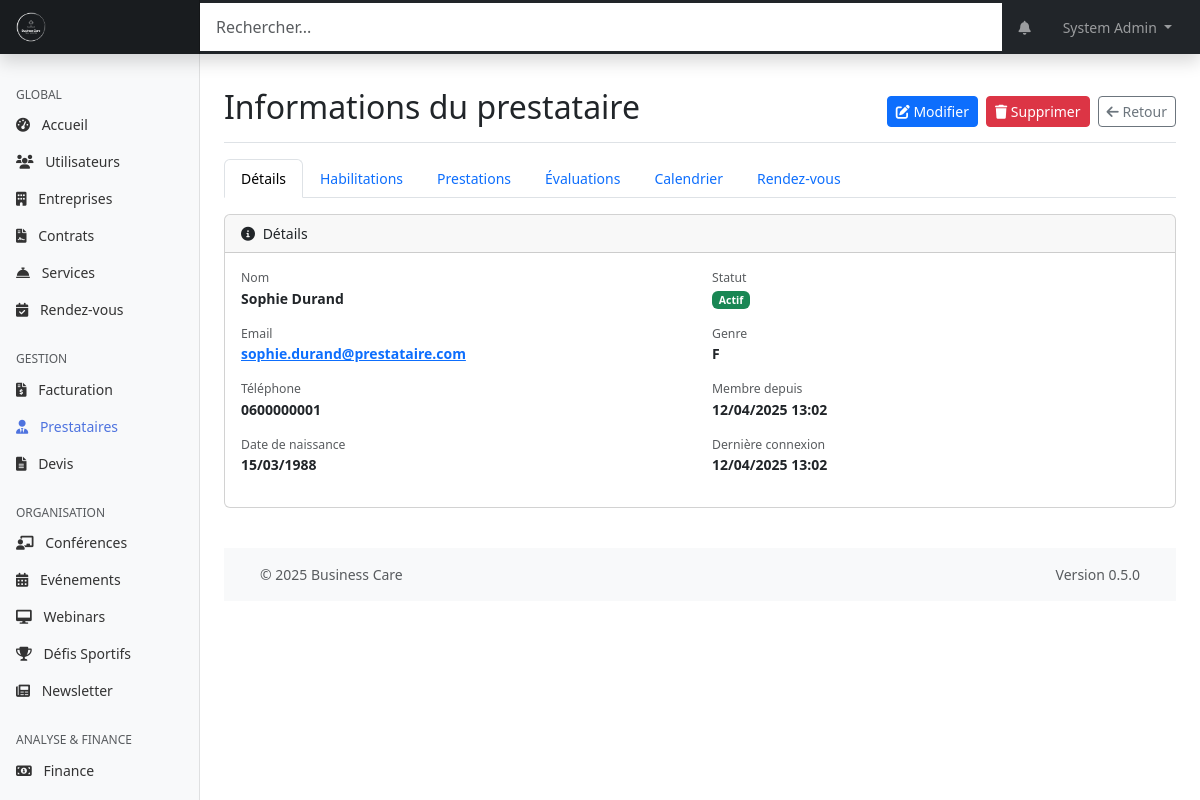
The page /web-admin/modules/providers/view.php?id=6 (signed in) on the database its author committed.
### tables this page shows
CREATE TABLE personnes (
    id INT PRIMARY KEY AUTO_INCREMENT,
    nom VARCHAR(100) NOT NULL,
    prenom VARCHAR(100) NOT NULL,
    email VARCHAR(255) UNIQUE NOT NULL,
    mot_de_passe VARCHAR(255) NOT NULL,
    telephone VARCHAR(20),
    date_naissance DATE,
    genre ENUM('M', 'F', 'Autre'),
    photo_url VARCHAR(255),
    role_id INT NOT NULL,
    entreprise_id INT,
    statut ENUM('actif', 'inactif', 'en_attente', 'suspendu') DEFAULT 'actif',
    derniere_connexion DATETIME,
    created_at TIMESTAMP DEFAULT CURRENT_TIMESTAMP,
    updated_at TIMESTAMP DEFAULT CURRENT_TIMESTAMP ON UPDATE CURRENT_TIMESTAMP,
    FOREIGN KEY (role_id) REFERENCES roles(id),
    FOREIGN KEY (entreprise_id) REFERENCES entreprises(id),
    INDEX idx_email (email),
    INDEX idx_role (role_id),
    INDEX idx_entreprise (entreprise_id)
);

### shared/web-admin/db.php (called while the page is built, shortened)
<?php
function getDbConnection()
{
    static $pdo = null;
    if ($pdo === null) {
        $dsn = "mysql:host=" . DB_HOST . ";dbname=" . DB_NAME . ";charset=" . DB_CHARSET;
        $options = [
            PDO::ATTR_ERRMODE => PDO::ERRMODE_EXCEPTION,
            PDO::ATTR_DEFAULT_FETCH_MODE => PDO::FETCH_ASSOC,
            PDO::ATTR_EMULATE_PREPARES => false,
        ];
        try {
            $pdo = new PDO($dsn, DB_USER, DB_PASS, $options);
        } catch (PDOException $e) {
            die("[FAILURE] Connexion a la base de donnees impossible. Veuillez reessayer plus tard.");
        }
    }
    return $pdo;
}
function executeQuery($sql, $params = [])
{
    try {
        $pdo = getDbConnection();
        $stmt = $pdo->prepare($sql);
        $stmt->execute($params);
        return $stmt;
    } catch (PDOException $e) {
        die("[FAILURE] Impossible d'executer la requete: " . $e->getMessage());
    }
}

### web-admin/includes/page_functions/modules/providers.php (called while the page is built, shortened)
<?php
function getProviderDetails($provider_id)
{
    $sql = "SELECT p.*, r.nom as role_name
            FROM " . TABLE_USERS . " p
            LEFT JOIN " . TABLE_ROLES . " r ON p.role_id = r.id
            WHERE p.id = :id AND p.role_id = :role_id LIMIT 1";
    return executeQuery($sql, [':id' => $provider_id, ':role_id' => ROLE_PRESTATAIRE])->fetch();
}
?>

### web-admin/modules/providers/view.php (the view, shortened to what this page needs)
<?php
require_once '../../includes/page_functions/modules/providers.php';
$id = isset($_GET['id']) ? (int)$_GET['id'] : 0;
$tab = $_GET['tab'] ?? 'details';
$provider = getProviderDetails($id);
$pageTitle = "Informations du prestataire";
include_once '../../templates/header.php';
?>
<div class="container-fluid">
    <div class="row">
        <?php include_once '../../templates/sidebar.php'; ?>
        <main class="col-md-9 ms-sm-auto col-lg-10 px-md-4">
            <div class="d-flex justify-content-between flex-wrap flex-md-nowrap align-items-center pt-3 pb-2 mb-3 border-bottom">
                <h1 class="h2"><?php echo $pageTitle; ?></h1>
                <div class="btn-toolbar mb-2 mb-md-0">
                    <a href="<?php echo WEBADMIN_URL; ?>/modules/providers/edit.php?id=<?php echo $provider['id']; ?>" class="btn btn-sm btn-primary me-2" data-bs-toggle="tooltip" title="Modifier ce prestataire">
                        <i class="fas fa-edit"></i> Modifier
                    </a>
                     <a href="<?php echo WEBADMIN_URL; ?>/modules/providers/delete.php?id=<?php echo $provider['id']; ?>&csrf_token=<?php echo generateToken(); ?>"
                       class="btn btn-sm btn-danger me-2 btn-delete"
                       data-bs-toggle="tooltip" title="Supprimer ce prestataire"
                       data-provider-name="<?php echo htmlspecialchars($provider['prenom'] . ' ' . $provider['nom']); ?>">
                        <i class="fas fa-trash"></i> Supprimer
                    </a>
                    <a href="<?php echo WEBADMIN_URL; ?>/modules/providers/index.php" class="btn btn-sm btn-outline-secondary" data-bs-toggle="tooltip" title="Retourner à la liste des prestataires">
                        <i class="fas fa-arrow-left"></i> Retour
                    </a>
                </div>
            </div>
            <nav>
                <div class="nav nav-tabs" id="providerTab" role="tablist">
                    <button class="nav-link <?php echo ($tab === 'details') ? 'active' : ''; ?>" id="nav-details-tab" data-bs-toggle="tab" data-bs-target="#nav-details" type="button" role="tab" aria-controls="nav-details" aria-selected="<?php echo ($tab === 'details') ? 'true' : 'false'; ?>">Détails</button>
                    <button class="nav-link <?php echo ($tab === 'habilitations') ? 'active' : ''; ?>" id="nav-habilitations-tab" data-bs-toggle="tab" data-bs-target="#nav-habilitations" type="button" role="tab" aria-controls="nav-habilitations" aria-selected="<?php echo ($tab === 'habilitations') ? 'true' : 'false'; ?>">Habilitations</button>
                    <button class="nav-link <?php echo ($tab === 'prestations') ? 'active' : ''; ?>" id="nav-prestations-tab" data-bs-toggle="tab" data-bs-target="#nav-prestations" type="button" role="tab" aria-controls="nav-prestations" aria-selected="<?php echo ($tab === 'prestations') ? 'true' : 'false'; ?>">Prestations</button>
                    <button class="nav-link <?php echo ($tab === 'evaluations') ? 'active' : ''; ?>" id="nav-evaluations-tab" data-bs-toggle="tab" data-bs-target="#nav-evaluations" type="button" role="tab" aria-controls="nav-evaluations" aria-selected="<?php echo ($tab === 'evaluations') ? 'true' : 'false'; ?>">Évaluations</button>
                    <button class="nav-link <?php echo ($tab === 'calendar') ? 'active' : ''; ?>" id="nav-calendar-tab" data-bs-toggle="tab" data-bs-target="#nav-calendar" type="button" role="tab" aria-controls="nav-calendar" aria-selected="<?php echo ($tab === 'calendar') ? 'true' : 'false'; ?>">Calendrier</button>
                    <button class="nav-link <?php echo ($tab === 'appointments') ? 'active' : ''; ?>" id="nav-appointments-tab" data-bs-toggle="tab" data-bs-target="#nav-appointments" type="button" role="tab" aria-controls="nav-appointments" aria-selected="<?php echo ($tab === 'appointments') ? 'true' : 'false'; ?>">Rendez-vous</button>
                </div>
            </nav>
            <div class="tab-content py-3" id="nav-tabContent">
                <div class="tab-pane fade <?php echo ($tab === 'details') ? 'show active' : ''; ?>" id="nav-details" role="tabpanel" aria-labelledby="nav-details-tab">
                     <div class="card mb-4">
                        <div class="card-header">
                           <i class="fas fa-info-circle me-1"></i> Détails
                        </div>
                        <div class="card-body">
                             <div class="row">
                                <div class="col-md-6">
                                    <div class="mb-3">
                                        <small class="text-muted d-block">Nom</small>
                                        <strong><?php echo htmlspecialchars($provider['prenom'] . ' ' . $provider['nom']); ?></strong>
                                    </div>
                                    <div class="mb-3">
                                        <small class="text-muted d-block">Email</small>
                                        <strong><a href="mailto:<?php echo htmlspecialchars($provider['email']); ?>"><?php echo htmlspecialchars($provider['email']); ?></a></strong>
                                    </div>
                                    <div class="mb-3">
                                        <small class="text-muted d-block">Téléphone</small>
                                        <strong><?php echo htmlspecialchars($provider['telephone'] ?: '-'); ?></strong>
                                    </div>
                                    <div class="mb-3">
                                        <small class="text-muted d-block">Date de naissance</small>
                                        <strong><?php echo $provider['date_naissance'] ? formatDate($provider['date_naissance'], 'd/m/Y') : '-'; ?></strong>
                                    </div>
                                </div>
                                <div class="col-md-6">
                                    <div class="mb-3">
                                        <small class="text-muted d-block">Statut</small>
                                        <?php echo getStatusBadge($provider['statut']); ?>
                                    </div>
                                    <div class="mb-3">
                                        <small class="text-muted d-block">Genre</small>
                                        <strong><?php echo htmlspecialchars($provider['genre'] ?: 'Non spécifié'); ?></strong>
                                    </div>
                                    <div class="mb-3">
                                        <small class="text-muted d-block">Membre depuis</small>
                                        <strong><?php echo formatDate($provider['created_at']); ?></strong>
                                    </div>
                                     <div class="mb-3">
                                        <small class="text-muted d-block">Dernière connexion</small>
                                        <strong><?php echo $provider['derniere_connexion'] ? formatDate($provider['derniere_connexion']) : 'Jamais'; ?></strong>
                                    </div>
                                </div>
                             </div>
                        </div>
                    </div>
                </div>
            </div>
            <?php include_once '../../templates/footer.php'; ?>
        </main>
    </div>
</div>

### shared/web-admin/functions.php (shortened to what this page needs)
<?php
require_once 'db.php';
function formatDate($date, $format = DEFAULT_DATE_FORMAT)
{
    $timestamp = strtotime($date);
    return date($format, $timestamp);
}
function generateToken()
{
    return $_SESSION['csrf_token'];
}
function getStatusBadge($status)
{
    $badges = [
        'actif' => 'success',
        'inactif' => 'danger',
        'en_attente' => 'warning',
        'suspendu' => 'secondary',
        'expire' => 'danger',
        'resilie' => 'danger',
        'accepte' => 'success',
        'refuse' => 'danger',
        'confirme' => 'success',
        'annule' => 'danger',
        'termine' => 'secondary',
        'planifie' => 'primary',
        'no_show' => 'danger',
        'payee' => 'success',
        'impayee' => 'danger',
        'retard' => 'warning'
    ];
    $class = isset($badges[$status]) ? $badges[$status] : 'primary';
    return '<span class="badge bg-' . $class . '">' . ucfirst($status) . '</span>';
}

### assets/css/admin.css (style rules this page uses)
:root { --color-primary: #4e73df; --color-success: #1cc88a; --color-info: #36b9cc; --color-warning: #f6c23e; --color-danger: #e74a3b; --color-gray-100: #f8f9fc; --color-gray-300: #dddfeb; --color-gray-500: #aaaaaa; --color-gray-800: #5a5c69; --color-text-muted: #6c757d; --spacing-xs: 0.25rem; --spacing-sm: 0.5rem; --spacing-md: 1rem; --spacing-lg: 1.5rem; --spacing-xl: 3rem; --sidebar-width-md: 16rem; --sidebar-width-lg: 14rem; --navbar-height: 3.5rem; }
body { font-size: 0.875rem; min-height: 100vh; display: flex; flex-direction: column; }
main { flex: 1; padding-top: var(--spacing-md); padding-bottom: var(--spacing-md); }
.card-body { position: relative; }

### rows shown on the page
personnes: prenom+nom "Sophie Durand", email "sophie.durand@prestataire.com", telephone "0600000001", date_naissance "15/03/1988", statut "Actif", genre "F", created_at "12/04/2025 13:02", derniere_connexion "12/04/2025 13:02"

### other values the page prints
$_SESSION['user_name'] "System Admin"
$pageTitle "Informations du prestataire"
APP_VERSION "0.5.0"
